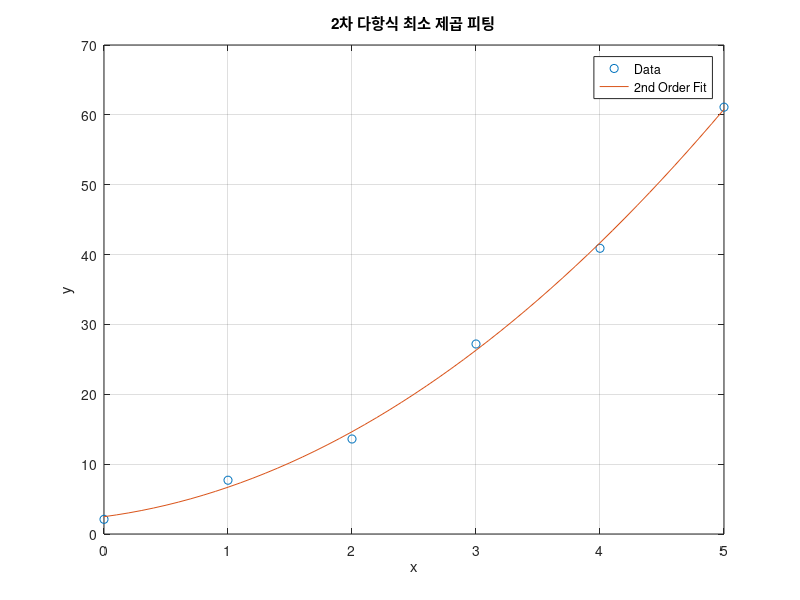

Source code (MATLAB):
% 최소 제곱법을 이용한 2차 다항식 피팅

x = 0:5;
x = x';
y = [2.1; 7.7; 13.6; 27.2; 40.9; 61.1;];

% 데이터 플롯
plot(x, y, 'o', 'DisplayName', 'Data');
hold on;

n = length(x);

% 2차 다항식 피팅을 위한 최소 제곱법 행렬 A (X'X) 정의
% A = [ n, sum(x), sum(x^2);
%       sum(x), sum(x^2), sum(x^3);
%       sum(x^2), sum(x^3), sum(x^4) ];
A = [ n,       sum(x),    sum(x.^2);
      sum(x),  sum(x.^2), sum(x.^3);
      sum(x.^2), sum(x.^3), sum(x.^4) ];

% 벡터 c (X'y) 정의
% c = [ sum(y); sum(x.*y); sum(x^2.*y) ];
c = [ sum(y); sum(x.*y); sum(x.^2.*y) ];

% 계수 벡터 b = [b1 (상수항); b2 (x항); b3 (x^2항)] 계산
% 역행렬을 사용하는 것보다 행렬 나눗셈(백슬래시)이 더 안정적입니다.
b = A \ c; % b = inv(A) * c;와 동일한 행렬 곱셈 수행

% polyval 함수 사용을 위해 계수 순서를 [x^2항, x항, 상수항]으로 뒤집기
b_polyval = flipud(b);

% 피팅 곡선을 그릴 x 범위 (원래 데이터 범위 근처)
z = min(x):0.1:max(x);

% 피팅된 다항식 값 계산
zy = polyval(b_polyval, z);

% 피팅 곡선 플롯
plot(z, zy, '-', 'DisplayName', '2nd Order Fit');

% 그래프 설정
xlabel('x');
ylabel('y');
title('2차 다항식 최소 제곱 피팅');
legend('show');
grid on;
hold off;

% 계산된 계수 출력 (b1 + b2*x + b3*x^2)
fprintf('Fit coefficients (b1, b2, b3):\n');
disp(b');
fprintf('The fitted polynomial is: y = %f + %f*x + %f*x^2\n', b(1), b(2), b(3));
